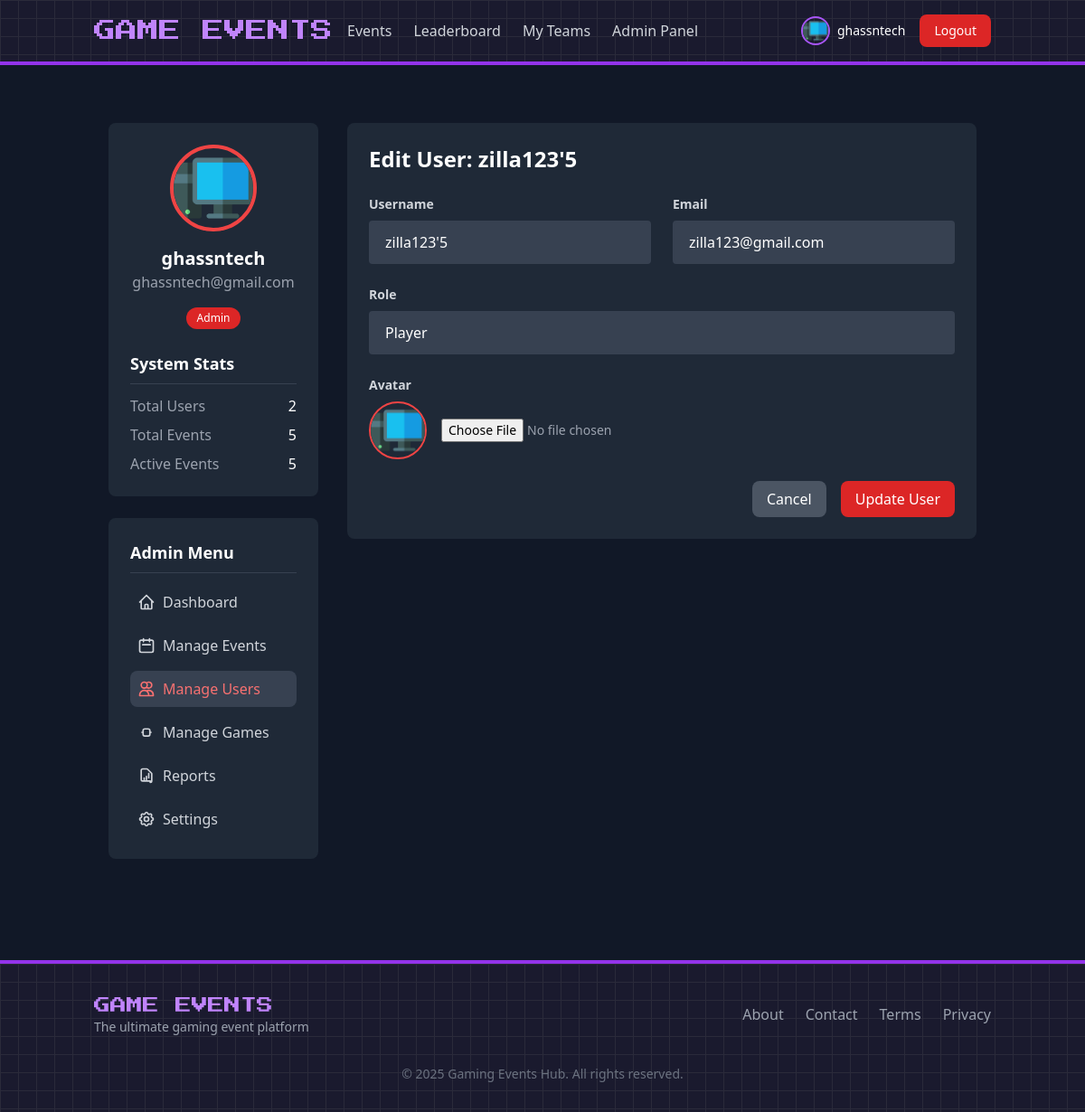
Page /views/admin/users.php?id=7 (signed in) on the committed database.
### tables this page shows
CREATE TABLE `users` (
  `id` int(11) NOT NULL,
  `username` varchar(50) NOT NULL,
  `email` varchar(100) NOT NULL,
  `password` varchar(255) NOT NULL,
  `role` enum('admin','player','visitor') DEFAULT 'visitor',
  `avatar` varchar(255) DEFAULT 'default.png',
  `created_at` timestamp NOT NULL DEFAULT current_timestamp(),
  `updated_at` timestamp NOT NULL DEFAULT current_timestamp() ON UPDATE current_timestamp()
);

### models/User.php (called while the page is built, shortened)
<?php
require_once __DIR__ . '/../config/database.php';
class User
{
    private $db;
    public function __construct()
    {
        global $pdo;
        $this->db = $pdo;
    }
    public function getAllUsers()
    {
        $query = 'SELECT id, username, email, role, avatar, created_at FROM users';
        $stmt = $this->db->prepare($query);
        $stmt->execute();
        return $stmt->fetchAll(PDO::FETCH_ASSOC);
    }
    public function getUserById($id)
    {
        $query = 'SELECT * FROM users WHERE id = :id';
        $stmt = $this->db->prepare($query);
        $stmt->bindParam(':id', $id);
        $stmt->execute();
        return $stmt->fetch(PDO::FETCH_ASSOC);
    }
}

### models/Event.php (called while the page is built, shortened)
<?php
require_once __DIR__ . '/../config/database.php';
class Event
{
    private $db;
    public function __construct()
    {
        global $pdo;
        $this->db = $pdo;
    }
    public function getAllEvents($status = null)
    {
        if ($status !== null) {
            $stmt = $this->db->prepare("
                SELECT e.*, g.name AS game_name
                FROM events e
                INNER JOIN games g ON e.game_id = g.id
                WHERE e.status = ?
                ORDER BY e.start_date DESC
            ");
            $stmt->execute([$status]);
            return $stmt->fetchAll();
        } else {
            $stmt = $this->db->query("
                SELECT e.*, g.name AS game_name
                FROM events e
                INNER JOIN games g ON e.game_id = g.id
                ORDER BY e.start_date DESC
            ");
            return $stmt->fetchAll();
        }
    }
}

### views/admin/users.php (the view, shortened to what this page needs)
<?php
$user = new User();
$editUser = null;
if (isset($_GET['id'])) {
    $editUser = $user->getUserById($_GET['id']);
}
?>
<?php include '../../includes/header.php'; ?>
<div class="container mx-auto px-4 py-8">
    <div class="flex flex-col md:flex-row gap-8">
        <?php include 'sidebar.php'; ?>
        <div class="w-full md:w-3/4">
            <?php if (isset($_GET['id'])): ?>
                <div class="bg-gray-800 rounded-lg p-6 mb-6">
                    <h2 class="text-2xl font-bold mb-6">Edit User: <?php echo htmlspecialchars($editUser['username']); ?>
                    </h2>
                    <form action="../../controllers/UserController.php?action=update" method="POST"
                        enctype="multipart/form-data">
                        <div class="grid grid-cols-1 md:grid-cols-2 gap-6 mb-6">
                            <div>
                                <label class="block text-gray-300 text-sm font-bold mb-2" for="username">
                                    Username
                                </label>
                                <input
                                    class="bg-gray-700 appearance-none border-2 border-gray-700 rounded w-full py-3 px-4 text-white leading-tight focus:outline-none focus:border-red-500"
                                    id="username" name="username" type="text" placeholder="Username"
                                    value="<?php echo htmlspecialchars($editUser['username']); ?>" required>
                            </div>
                            <div>
                                <label class="block text-gray-300 text-sm font-bold mb-2" for="email">
                                    Email
                                </label>
                                <input
                                    class="bg-gray-700 appearance-none border-2 border-gray-700 rounded w-full py-3 px-4 text-white leading-tight focus:outline-none focus:border-red-500"
                                    id="email" name="email" type="email" placeholder="Email"
                                    value="<?php echo htmlspecialchars($editUser['email']); ?>" required>
                            </div>
                        </div>
                        <div class="mb-6">
                            <label class="block text-gray-300 text-sm font-bold mb-2" for="role">
                                Role
                            </label>
                            <select
                                class="bg-gray-700 appearance-none border-2 border-gray-700 rounded w-full py-3 px-4 text-white leading-tight focus:outline-none focus:border-red-500"
                                id="role" name="role" required>
                                <option value="player" <?php echo $editUser['role'] === 'player' ? 'selected' : ''; ?>>Player
                                </option>
                            </select>
                        </div>
                        <div class="mb-6">
                            <label class="block text-gray-300 text-sm font-bold mb-2" for="avatar">
                                Avatar
                            </label>
                            <div class="flex items-center space-x-4">
                                <img src="../../assets/images/avatars/<?php echo htmlspecialchars($editUser['avatar']); ?>"
                                    alt="Avatar" class="w-16 h-16 rounded-full border-2 border-red-500">
                                <input type="file" id="avatar" name="avatar" class="text-gray-400 text-sm">
                            </div>
                        </div>
                        <div class="flex justify-end space-x-4">
                            <a href="users.php"
                                class="bg-gray-600 hover:bg-gray-700 text-white px-4 py-2 rounded-lg transition">Cancel</a>
                            <button type="submit"
                                class="bg-red-600 hover:bg-red-700 text-white px-4 py-2 rounded-lg transition">Update
                                User</button>
                        </div>
                    </form>
                </div>
            <?php endif; ?>
        </div>
    </div>
</div>
<?php include '../../includes/footer.php'; ?>

### includes/header.php (shortened to what this page needs)
<?php
require_once __DIR__ . '/../config/database.php';
require_once __DIR__ . '/../models/User.php';
require_once __DIR__ . '/../models/Event.php';
$user = new User();
$isLoggedIn = isset($_SESSION['user_id']);
$currentUser = null;
if ($isLoggedIn) {
    $currentUser = $user->getUserById($_SESSION['user_id']);
}
?>
<!DOCTYPE html>
<html lang="en">
<head>
    <script src="https://cdn.tailwindcss.com"></script>
</head>
<body class="bg-gray-900 text-white min-h-screen">
    <header class="bg-pixel border-b-4 border-purple-600">
        <div class="container mx-auto px-4 py-4">
            <div class="flex justify-between items-center">
                <div class="flex items-center space-x-4">
                    <a href="<?php echo BASE_URL; ?>" class="font-gaming text-2xl text-purple-400 hover:text-purple-300 transition">GAME EVENTS</a>
                    <nav class="hidden md:flex space-x-6">
                        <a href="<?php echo BASE_URL; ?>views/events.php" class="text-gray-300 hover:text-white transition">Events</a>
                        <a href="<?php echo BASE_URL; ?>views/leaderboard.php" class="text-gray-300 hover:text-white transition">Leaderboard</a>
                        <a href="<?php echo BASE_URL; ?>views/player/teams.php" class="text-gray-300 hover:text-white transition">My Teams</a>
                        <?php if ($isLoggedIn && $currentUser && $currentUser['role'] === 'admin'): ?>
                            <a href="<?php echo BASE_URL; ?>views/admin/dashboard.php" class="text-gray-300 hover:text-white transition">Admin Panel</a>
                        <?php endif; ?>
                    </nav>
                </div>
                <div class="flex items-center space-x-4">
                    <?php if ($isLoggedIn && $currentUser): ?>
                        <div class="flex items-center space-x-2">
                            <img src="<?php echo BASE_URL . 'assets/images/avatars/' . htmlspecialchars($currentUser['avatar'] ?? 'default.png'); ?>"
                                 alt="Avatar" class="w-8 h-8 rounded-full border-2 border-purple-500">
                            <span class="text-sm"><?php echo htmlspecialchars($currentUser['username']); ?></span>
                        </div>
                        <a href="<?php echo BASE_URL; ?>views/auth/logout.php" class="bg-red-600 hover:bg-red-700 px-4 py-2 rounded-lg text-sm font-medium transition">Logout</a>
                    <?php endif; ?>
                </div>
            </div>
        </div>
    </header>
    <main class="container mx-auto px-4 py-8">

### views/admin/sidebar.php (shortened to what this page needs)
<?php
require_once __DIR__ . '/../../bootstrap.php';
require_once __DIR__ . '/../../models/User.php';
require_once __DIR__ . '/../../models/Event.php';
$currentPage = basename($_SERVER['PHP_SELF']);
$user = new User();
$event = new Event();
$userCount = count($user->getAllUsers());
$eventCount = count($event->getAllEvents());
$activeEventCount = count(array_filter($event->getAllEvents(), function ($e) {
    return $e['status'] === 'upcoming' || $e['status'] === 'ongoing';
}));
?>
<div class="w-full md:w-1/4">
    <div class="bg-gray-800 rounded-lg p-6 mb-6">
        <div class="flex flex-col items-center">
            <img src="<?php echo htmlspecialchars(BASE_URL . 'assets/images/avatars/' . ($currentUser['avatar'] ?? 'default.png')); ?>"
                alt="Admin Avatar" class="w-24 h-24 rounded-full border-4 border-red-500 mb-4">
            <h3 class="text-xl font-bold"><?php echo htmlspecialchars($currentUser['username']); ?></h3>
            <p class="text-gray-400 mb-4"><?php echo htmlspecialchars($currentUser['email']); ?></p>
            <span class="bg-red-600 text-white px-3 py-1 rounded-full text-xs">Admin</span>
        </div>
        <div class="mt-6">
            <h4 class="text-lg font-semibold mb-3 border-b border-gray-700 pb-2">System Stats</h4>
            <div class="space-y-2">
                <div class="flex justify-between">
                    <span class="text-gray-400">Total Users</span>
                    <span class="font-medium"><?php echo $userCount; ?></span>
                </div>
                <div class="flex justify-between">
                    <span class="text-gray-400">Total Events</span>
                    <span class="font-medium"><?php echo $eventCount; ?></span>
                </div>
                <div class="flex justify-between">
                    <span class="text-gray-400">Active Events</span>
                    <span class="font-medium"><?php echo $activeEventCount ?? ""; ?></span>
                </div>
            </div>
        </div>
    </div>
    <div class="bg-gray-800 rounded-lg p-6">
        <h4 class="text-lg font-semibold mb-3 border-b border-gray-700 pb-2">Admin Menu</h4>
        <ul class="space-y-2">
            <li>
                <a href="<?php echo BASE_URL; ?>views/admin/dashboard.php"
                    class="<?php echo $currentPage === 'dashboard.php' ? 'text-red-400' : 'text-gray-300'; ?> hover:text-white transition flex items-center space-x-2 p-2 rounded-lg <?php echo $currentPage === 'dashboard.php' ? 'bg-gray-700' : ''; ?>">
                    <svg class="w-5 h-5" fill="none" stroke="currentColor" viewBox="0 0 24 24">
                        <path stroke-linecap="round" stroke-linejoin="round" stroke-width="2"
                            d="M3 12l2-2m0 0l7-7 7 7M5 10v10a1 1 0 001 1h3m10-11l2 2m-2-2v10a1 1 0 01-1 1h-3m-6 0a1 1 0 001-1v-4a1 1 0 011-1h2a1 1 0 011 1v4a1 1 0 001 1m-6 0h6" />
                    </svg>
                    <span>Dashboard</span>
                </a>
            </li>
            <li>
                <a href="<?php echo BASE_URL; ?>views/admin/events.php"
                    class="<?php echo $currentPage === 'events.php' ? 'text-red-400' : 'text-gray-300'; ?> hover:text-white transition flex items-center space-x-2 p-2 rounded-lg <?php echo $currentPage === 'events.php' ? 'bg-gray-700' : ''; ?>">
                    <svg class="w-5 h-5" fill="none" stroke="currentColor" viewBox="0 0 24 24">
                        <path stroke-linecap="round" stroke-linejoin="round" stroke-width="2"
                            d="M8 7V3m8 4V3m-9 8h10M5 21h14a2 2 0 002-2V7a2 2 0 00-2-2H5a2 2 0 00-2 2v12a2 2 0 002 2z" />
                    </svg>
                    <span>Manage Events</span>
                </a>
            </li>
            <li>
                <a href="<?php echo BASE_URL; ?>views/admin/users.php"
                    class="<?php echo $currentPage === 'users.php' ? 'text-red-400' : 'text-gray-300'; ?> hover:text-white transition flex items-center space-x-2 p-2 rounded-lg <?php echo $currentPage === 'users.php' ? 'bg-gray-700' : ''; ?>">
                    <svg class="w-5 h-5" fill="none" stroke="currentColor" viewBox="0 0 24 24">
                        <path stroke-linecap="round" stroke-linejoin="round" stroke-width="2"
                            d="M12 4.354a4 4 0 110 5.292M15 21H3v-1a6 6 0 0112 0v1zm0 0h6v-1a6 6 0 00-9-5.197M13 7a4 4 0 11-8 0 4 4 0 018 0z" />
                    </svg>
                    <span>Manage Users</span>
                </a>
            </li>
            <li>
                <a href="<?php echo BASE_URL; ?>views/admin/games.php"
                    class="<?php echo $currentPage === 'games.php' ? 'text-red-400' : 'text-gray-300'; ?> hover:text-white transition flex items-center space-x-2 p-2 rounded-lg <?php echo $currentPage === 'games.php' ? 'bg-gray-700' : ''; ?>">
                    <span>Manage Games</span>
                </a>
            </li>
            <li>
                <a href="<?php echo BASE_URL; ?>views/admin/reports.php"
                    class="<?php echo $currentPage === 'reports.php' ? 'text-red-400' : 'text-gray-300'; ?> hover:text-white transition flex items-center space-x-2 p-2 rounded-lg <?php echo $currentPage === 'reports.php' ? 'bg-gray-700' : ''; ?>">
                    <svg class="w-5 h-5" fill="none" stroke="currentColor" viewBox="0 0 24 24">
                        <path stroke-linecap="round" stroke-linejoin="round" stroke-width="2"
                            d="M9 17v-2m3 2v-4m3 2v-6m2 10H7a2 2 0 01-2-2V5a2 2 0 012-2h5.586a1 1 0 01.707.293l5.414 5.414a1 1 0 01.293.707V19a2 2 0 01-2 2z" />
                    </svg>
                    <span>Reports</span>
                </a>
            </li>
            <li>
                <a href="<?php echo BASE_URL; ?>views/admin/settings.php"
                    class="<?php echo $currentPage === 'settings.php' ? 'text-red-400' : 'text-gray-300'; ?> hover:text-white transition flex items-center space-x-2 p-2 rounded-lg <?php echo $currentPage === 'settings.php' ? 'bg-gray-700' : ''; ?>">
                    <span>Settings</span>
                </a>
            </li>
        </ul>
    </div>
</div>

### includes/header.php (style rules this page uses)
.font-gaming { font-family: 'Press Start 2P', cursive; }
.bg-pixel { background-color: #1a1a2e; background-image: linear-gradient(#2a2a3a 1px, transparent 1px), linear-gradient(90deg, #2a2a3a 1px, transparent 1px); background-size: 20px 20px; }

### rows in the picture
users: avatar (picture), username "ghassntech", email "ghassntech@gmail.com"
users: username "zilla123'5", email "zilla123@gmail.com", role "Player", avatar (placeholder picture)

### other values in the picture
$userCount "2"
$eventCount "5"
$activeEventCount "5"
